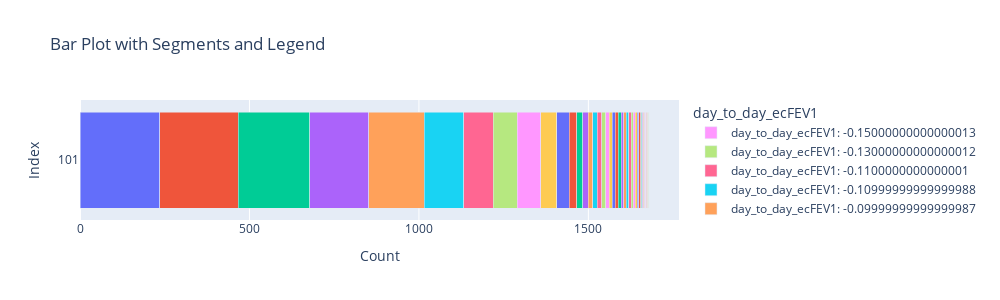

Here is the notebook cell this chart was saved with:
### Code cell
import plotly.graph_objects as go

# Assuming df_valc is a DataFrame with columns: "count", "day_to_day_ecFEV1", and an index
# Create a list of unique values for day_to_day_ecFEV1
unique_values = df_valc["day_to_day_ecFEV1"].unique()

# Create a color map for each unique value
# color_map = {
#     value: color for value, color in zip(unique_values, ["red", "blue", "green", "orange", "purple"])
# }

# Create a figure
fig = go.Figure()

# Add a bar trace for each unique value of day_to_day_ecFEV1
for value in unique_values:
    filtered_data = df_valc[df_valc["day_to_day_ecFEV1"] == value]
    fig.add_trace(
        go.Bar(
            y=filtered_data.index,
            x=filtered_data["count"],
            orientation="h",
            name=f"day_to_day_ecFEV1: {value}",
            # marker=dict(color=color_map[value])
        )
    )

# Update layout to show the legend
fig.update_layout(
    barmode="stack",  # Stack the bars
    title="Bar Plot with Segments and Legend",
    xaxis_title="Count",
    yaxis_title="Index",
    legend_title="day_to_day_ecFEV1",
    height=300,
    width=1000,
)

# Show the figure
fig.show()

### Figure 1 — Plotly figure (JSON) as saved in the notebook; plotly's stock layout.template omitted (floating-point values rounded to 4 significant figures)
{"data": [{"name": "day_to_day_ecFEV1: 0.0", "orientation": "h", "type": "bar", "x": [235], "y": ["101"]}, {"name": "day_to_day_ecFEV1: 0.010000000000000009", "orientation": "h", "type": "bar", "x": [232], "y": ["101"]}, {"name": "day_to_day_ecFEV1: -0.010000000000000009", "orientation": "h", "type": "bar", "x": [211], "y": ["101"]}, {"name": "day_to_day_ecFEV1: 0.020000000000000018", "orientation": "h", "type": "bar", "x": [174], "y": ["101"]}, {"name": "day_to_day_ecFEV1: -0.020000000000000018", "orientation": "h", "type": "bar", "x": [163], "y": ["101"]}, {"name": "day_to_day_ecFEV1: 0.030000000000000027", "orientation": "h", "type": "bar", "x": [117], "y": ["101"]}, {"name": "day_to_day_ecFEV1: -0.030000000000000027", "orientation": "h", "type": "bar", "x": [87], "y": ["101"]}, {"name": "day_to_day_ecFEV1: -0.040000000000000036", "orientation": "h", "type": "bar", "x": [71], "y": ["101"]}, {"name": "day_to_day_ecFEV1: 0.040000000000000036", "orientation": "h", "type": "bar", "x": [70], "y": ["101"]}, {"name": "day_to_day_ecFEV1: 0.050000000000000044", "orientation": "h", "type": "bar", "x": [46], "y": ["101"]}, {"name": "day_to_day_ecFEV1: -0.050000000000000044", "orientation": "h", "type": "bar", "x": [37], "y": ["101"]}, {"name": "day_to_day_ecFEV1: -0.06000000000000005", "orientation": "h", "type": "bar", "x": [23], "y": ["101"]}, {"name": "day_to_day_ecFEV1: 0.06000000000000005", "orientation": "h", "type": "bar", "x": [18], "y": ["101"]}, {"name": "day_to_day_ecFEV1: 0.07000000000000006", "orientation": "h", "type": "bar", "x": [16], "y": ["101"]}, {"name": "day_to_day_ecFEV1: -0.029999999999999805", "orientation": "h", "type": "bar", "x": [13], "y": ["101"]}, {"name": "day_to_day_ecFEV1: -0.07000000000000006", "orientation": "h", "type": "bar", "x": [13], "y": ["101"]}, {"name": "day_to_day_ecFEV1: 0.039999999999999813", "orientation": "h", "type": "bar", "x": [13], "y": ["101"]}, {"name": "day_to_day_ecFEV1: 0.029999999999999805", "orientation": "h", "type": "bar", "x": [12], "y": ["101"]}, {"name": "day_to_day_ecFEV1: -0.05999999999999983", "orientation": "h", "type": "bar", "x": [10], "y": ["101"]}, {"name": "day_to_day_ecFEV1: -0.08000000000000007", "orientation": "h", "type": "bar", "x": [9], "y": ["101"]}, {"name": "day_to_day_ecFEV1: -0.039999999999999813", "orientation": "h", "type": "bar", "x": [9], "y": ["101"]}, {"name": "day_to_day_ecFEV1: -0.019999999999999796", "orientation": "h", "type": "bar", "x": [9], "y": ["101"]}, {"name": "day_to_day_ecFEV1: 0.05999999999999983", "orientation": "h", "type": "bar", "x": [9], "y": ["101"]}, {"name": "day_to_day_ecFEV1: 0.019999999999999796", "orientation": "h", "type": "bar", "x": [8], "y": ["101"]}, {"name": "day_to_day_ecFEV1: 0.04999999999999982", "orientation": "h", "type": "bar", "x": [7], "y": ["101"]}, {"name": "day_to_day_ecFEV1: 0.009999999999999787", "orientation": "h", "type": "bar", "x": [7], "y": ["101"]}, {"name": "day_to_day_ecFEV1: -0.04999999999999982", "orientation": "h", "type": "bar", "x": [7], "y": ["101"]}, {"name": "day_to_day_ecFEV1: -0.09000000000000008", "orientation": "h", "type": "bar", "x": [7], "y": ["101"]}, {"name": "day_to_day_ecFEV1: 0.06999999999999984", "orientation": "h", "type": "bar", "x": [6], "y": ["101"]}, {"name": "day_to_day_ecFEV1: 0.08000000000000007", "orientation": "h", "type": "bar", "x": [5], "y": ["101"]}, {"name": "day_to_day_ecFEV1: -0.009999999999999787", "orientation": "h", "type": "bar", "x": [5], "y": ["101"]}, {"name": "day_to_day_ecFEV1: -0.08999999999999986", "orientation": "h", "type": "bar", "x": [5], "y": ["101"]}, {"name": "day_to_day_ecFEV1: -0.10000000000000009", "orientation": "h", "type": "bar", "x": [4], "y": ["101"]}, {"name": "day_to_day_ecFEV1: 0.09000000000000008", "orientation": "h", "type": "bar", "x": [3], "y": ["101"]}, {"name": "day_to_day_ecFEV1: -0.06999999999999984", "orientation": "h", "type": "bar", "x": [2], "y": ["101"]}, {"name": "day_to_day_ecFEV1: 0.07999999999999985", "orientation": "h", "type": "bar", "x": [2], "y": ["101"]}, {"name": "day_to_day_ecFEV1: -0.07999999999999985", "orientation": "h", "type": "bar", "x": [2], "y": ["101"]}, {"name": "day_to_day_ecFEV1: -0.15999999999999992", "orientation": "h", "type": "bar", "x": [1], "y": ["101"]}, {"name": "day_to_day_ecFEV1: 0.13000000000000012", "orientation": "h", "type": "bar", "x": [1], "y": ["101"]}, {"name": "day_to_day_ecFEV1: 0.1200000000000001", "orientation": "h", "type": "bar", "x": [1], "y": ["101"]}, {"name": "day_to_day_ecFEV1: 0.1100000000000001", "orientation": "h", "type": "bar", "x": [1], "y": ["101"]}, {"name": "day_to_day_ecFEV1: 0.10999999999999988", "orientation": "h", "type": "bar", "x": [1], "y": ["101"]}, {"name": "day_to_day_ecFEV1: 0.09999999999999987", "orientation": "h", "type": "bar", "x": [1], "y": ["101"]}, {"name": "day_to_day_ecFEV1: 0.08999999999999986", "orientation": "h", "type": "bar", "x": [1], "y": ["101"]}, {"name": "day_to_day_ecFEV1: -0.09999999999999987", "orientation": "h", "type": "bar", "x": [1], "y": ["101"]}, {"name": "day_to_day_ecFEV1: -0.10999999999999988", "orientation": "h", "type": "bar", "x": [1], "y": ["101"]}, {"name": "day_to_day_ecFEV1: -0.1100000000000001", "orientation": "h", "type": "bar", "x": [1], "y": ["101"]}, {"name": "day_to_day_ecFEV1: -0.13000000000000012", "orientation": "h", "type": "bar", "x": [1], "y": ["101"]}, {"name": "day_to_day_ecFEV1: -0.15000000000000013", "orientation": "h", "type": "bar", "x": [1], "y": ["101"]}], "layout": {"barmode": "stack", "height": 300, "legend": {"title": {"text": "day_to_day_ecFEV1"}}, "title": {"text": "Bar Plot with Segments and Legend"}, "width": 1000, "xaxis": {"title": {"text": "Count"}}, "yaxis": {"title": {"text": "Index"}}}}
